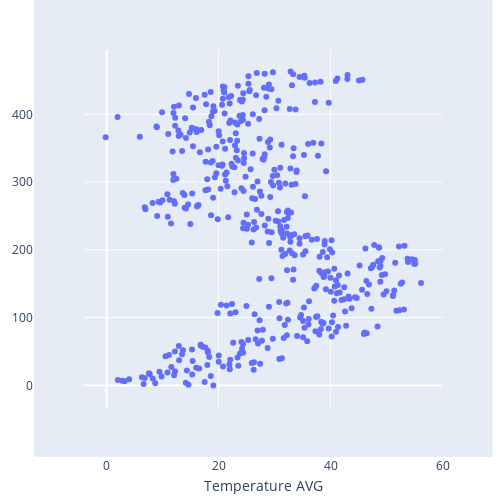

Here is the notebook cell this chart was saved with:
### Code cell
import plotly.graph_objects as go
fig=px.scatter(weather,x="Temperature AVG")
fig.update_layout(autosize=False,
                 width=500,height=500,
                 margin=go.layout.Margin(l=50,r=50,t=50,pad=50),
                 )
fig.show()

### Figure 1 — Plotly figure (JSON) as saved in the notebook; plotly's stock layout.template omitted (floating-point values rounded to 4 significant figures; data arrays with more than 128 entries replaced by an {"elided": "..."} marker saying what was removed)
{"data": [{"hoverlabel": {"namelength": 0}, "hovertemplate": "Temperature AVG=%{x}", "legendgroup": "", "marker": {"color": "#636efa", "symbol": "circle"}, "mode": "markers", "name": "", "showlegend": false, "type": "scatter", "x": {"elided": "464 float values"}, "xaxis": "x", "yaxis": "y"}], "layout": {"autosize": false, "height": 500, "legend": {"tracegroupgap": 0}, "margin": {"l": 50, "pad": 50, "r": 50, "t": 50}, "width": 500, "xaxis": {"anchor": "y", "autorange": true, "domain": [0, 0.98], "range": [-4.039, 60.03], "title": {"text": "Temperature AVG"}, "type": "linear"}, "yaxis": {"anchor": "x", "autorange": true, "domain": [0, 1], "range": [-31.85, 494.9]}}}
